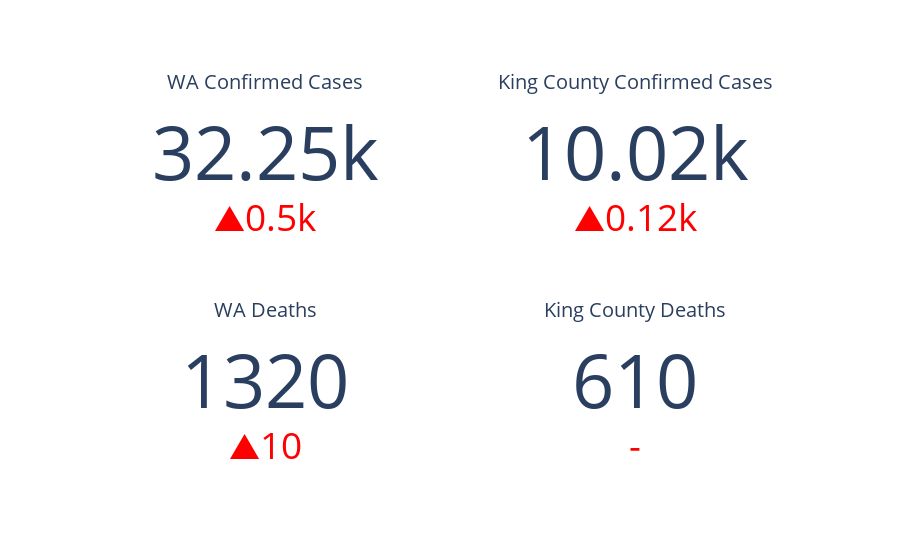

Notebook cell for this chart:
### Markdown cell above
# Key Facts - Local

### Code cell
trace3 = go.Indicator(
    mode = "number+delta",
    value = dfConfirmedUSStates.loc['Washington'][-1],
    delta = {'reference': dfConfirmedUSStates.loc['Washington'][-2], 
             'increasing':{'color':'red'},
             'decreasing':{'color':'green'}},
    title = {'text': "WA Confirmed Cases"},
    domain = {'x': [0, 0.5], 'y': [0.6, 1]})

trace4 = go.Indicator(
    mode = "number+delta",
    value = dfConfirmedUSCounties[dfConfirmedUSCounties.FIPS == 53033].iloc[0][-1],
    delta = {'reference': dfConfirmedUSCounties[dfConfirmedUSCounties.FIPS == 53033].iloc[0][-2], 
             'increasing':{'color':'red'},
             'decreasing':{'color':'green'}},
    title = {'text': "King County Confirmed Cases"},
    domain = {'x': [0.5, 1], 'y': [0.6, 1]})

trace7 = go.Indicator(
    mode = "number+delta",
    value = dfDeathsUSStates.loc['Washington'][-1],
    delta = {'reference': dfDeathsUSStates.loc['Washington'][-2], 
             'increasing':{'color':'red'},
             'decreasing':{'color':'green'}},
    title = {'text': "WA Deaths"},
    domain = {'x': [0, 0.5], 'y': [0, 0.4]})

trace8 = go.Indicator(
    mode = "number+delta",
    value = dfDeathsUSCounties[dfDeathsUSCounties.FIPS == 53033].iloc[0][-1],
    delta = {'reference': dfDeathsUSCounties[dfDeathsUSCounties.FIPS == 53033].iloc[0][-2], 
             'increasing':{'color':'red'},
             'decreasing':{'color':'green'}},
    title = {'text': "King County Deaths"},
    domain = {'x': [0.5, 1], 'y': [0, 0.4]})


data = [trace3, trace4, trace7, trace8]
py.iplot(dict(data=data))

### Figure 1 — Plotly figure (JSON) as saved in the notebook; plotly's stock layout.template omitted (floating-point values rounded to 4 significant figures)
{"data": [{"delta": {"decreasing": {"color": "green"}, "increasing": {"color": "red"}, "reference": 31752}, "domain": {"x": [0, 0.5], "y": [0.6, 1]}, "mode": "number+delta", "title": {"text": "WA Confirmed Cases"}, "type": "indicator", "value": 32253}, {"delta": {"decreasing": {"color": "green"}, "increasing": {"color": "red"}, "reference": 9895}, "domain": {"x": [0.5, 1], "y": [0.6, 1]}, "mode": "number+delta", "title": {"text": "King County Confirmed Cases"}, "type": "indicator", "value": 10019}, {"delta": {"decreasing": {"color": "green"}, "increasing": {"color": "red"}, "reference": 1310}, "domain": {"x": [0, 0.5], "y": [0, 0.4]}, "mode": "number+delta", "title": {"text": "WA Deaths"}, "type": "indicator", "value": 1320}, {"delta": {"decreasing": {"color": "green"}, "increasing": {"color": "red"}, "reference": 610}, "domain": {"x": [0.5, 1], "y": [0, 0.4]}, "mode": "number+delta", "title": {"text": "King County Deaths"}, "type": "indicator", "value": 610}], "layout": {}}
